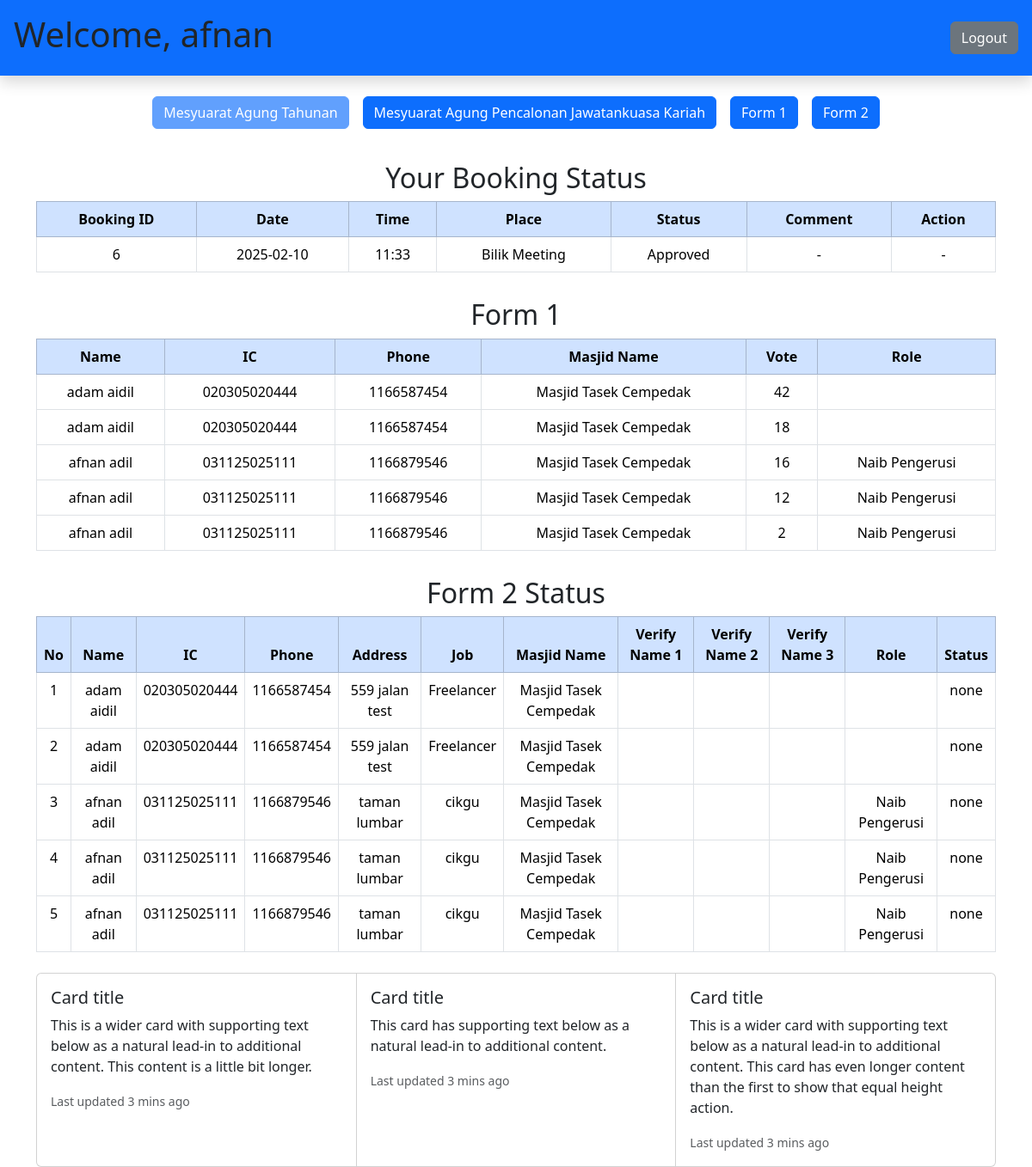
/backend/mainpage.php (signed in), run on an earlier commit of the app's database.
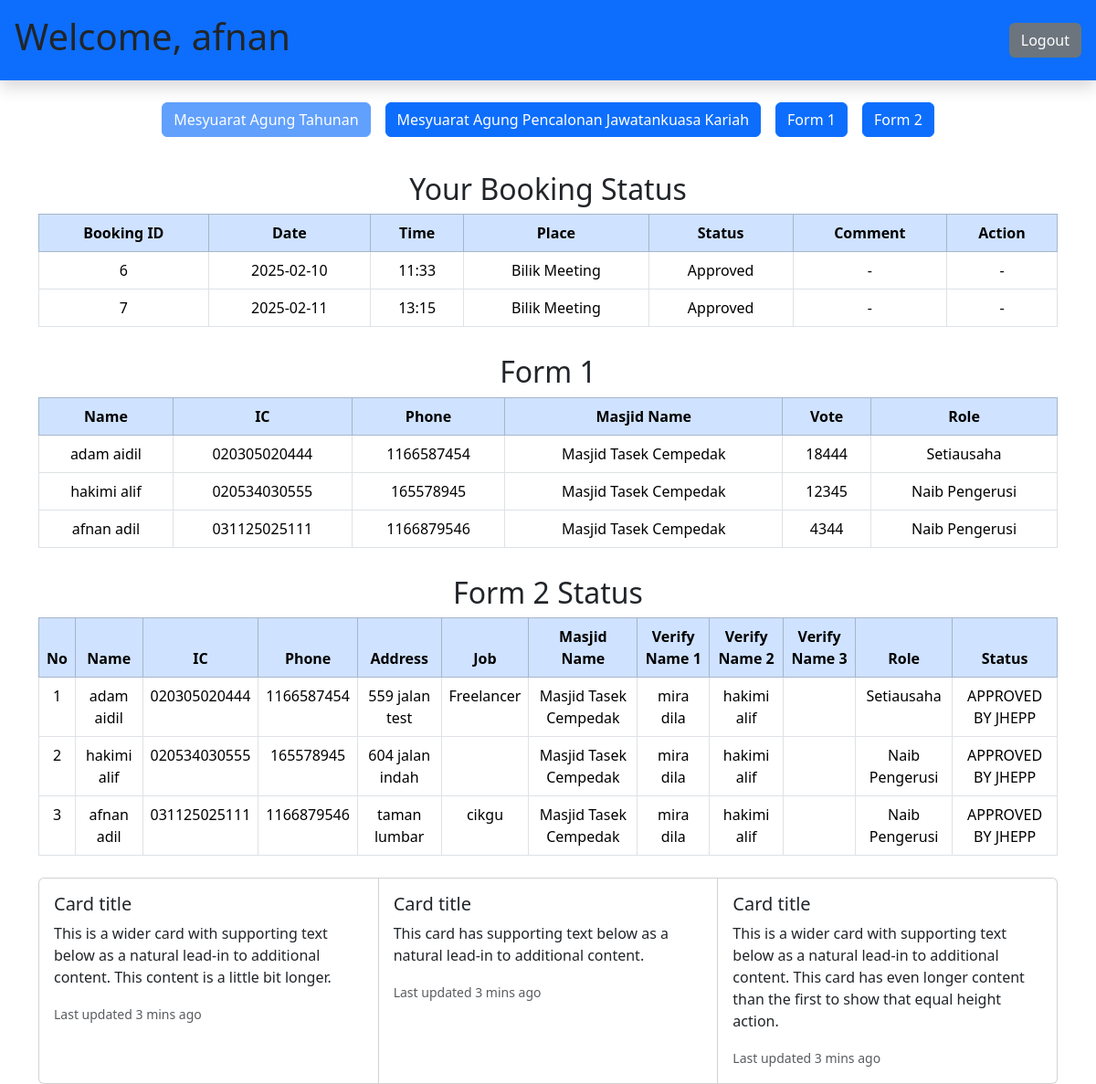
And on a later commit of the database.
### tables this page shows
CREATE TABLE `booking` (
  `booking_id` int(8) NOT NULL,
  `user_id` int(8) NOT NULL,
  `date` date NOT NULL,
  `time` time(6) NOT NULL,
  `place` varchar(50) NOT NULL,
  `status_code` int(1) NOT NULL,
  `comment` varchar(100) NOT NULL,
  `reg_date` datetime(6) NOT NULL DEFAULT current_timestamp(6),
  `edit_date` timestamp(6) NOT NULL DEFAULT current_timestamp(6) ON UPDATE current_timestamp(6)
);

CREATE TABLE `form` (
  `form_id` int(8) NOT NULL,
  `date` date NOT NULL,
  `name` varchar(50) NOT NULL,
  `ic` varchar(12) NOT NULL,
  `phone_num` int(11) NOT NULL,
  `address` varchar(50) NOT NULL,
  `job` varchar(30) NOT NULL,
  `total_vote` int(4) NOT NULL,
  `role` varchar(50) DEFAULT NULL,
  `status_code` int(1) DEFAULT NULL,
  `reg_date` datetime(6) NOT NULL DEFAULT current_timestamp(6),
  `edit_date` timestamp(6) NOT NULL DEFAULT current_timestamp(6) ON UPDATE current_timestamp(6),
  `verify_id_1` int(8) DEFAULT NULL,
  `verify_id_2` int(8) DEFAULT NULL,
  `verify_id_3` int(8) DEFAULT NULL
);

CREATE TABLE `user` (
  `user_id` int(8) NOT NULL,
  `username` varchar(20) NOT NULL,
  `pswd` varchar(20) NOT NULL,
  `name` varchar(60) NOT NULL,
  `masjid_id` varchar(20) NOT NULL,
  `ic` varchar(30) NOT NULL,
  `phone` int(11) NOT NULL,
  `address` varchar(50) NOT NULL,
  `job` varchar(30) DEFAULT NULL,
  `level_id` int(1) NOT NULL,
  `reg_date` datetime(6) NOT NULL DEFAULT current_timestamp(6),
  `edit_date` timestamp(6) NULL DEFAULT current_timestamp(6) ON UPDATE current_timestamp(6)
);

CREATE TABLE `masjid` (
  `masjid_id` int(20) NOT NULL,
  `masjid_name` varchar(30) NOT NULL,
  `daerah_id` varchar(20) NOT NULL
);

### backend/mainpage.php (the view, shortened to what the changed rows need)
<?php
$firstDay = date('Y-m-01');
$lastDay = date('Y-m-t');
$masjid_id = $_SESSION['masjid_id'];
require '../backend/connection.php';
try {
    $stmt = $conn->prepare("SELECT * FROM booking WHERE user_id = :user_id");
    $stmt->bindParam(':user_id', $_SESSION['user_id']);
    $stmt->execute();
    $bookings = $stmt->fetchAll(PDO::FETCH_ASSOC);
} catch (PDOException $e) {
    die("Error: " . $e->getMessage());
}
try {
    $sql = "
    SELECT f.*,
           u.name AS user_name,
           u.ic AS user_ic,
           u.phone AS user_phone,
           u.address AS user_address,
           u.job AS user_job,
           u.masjid_id,
           m.masjid_name,
           v1.name AS verify_name_1,
           v2.name AS verify_name_2,
           v3.name AS verify_name_3
    FROM form f
    JOIN user u ON f.ic = u.ic
    JOIN masjid m ON u.masjid_id = m.masjid_id
    LEFT JOIN user v1 ON f.verify_id_1 = v1.user_id
    LEFT JOIN user v2 ON f.verify_id_2 = v2.user_id
    LEFT JOIN user v3 ON f.verify_id_3 = v3.user_id
    WHERE DATE(f.reg_date) BETWEEN :firstdate AND :lastdate
    AND m.masjid_id = :masjid_id
    ORDER BY f.total_vote DESC
";
    $stmt = $conn->prepare($sql);
    $stmt->execute([
        'firstdate' => $firstDay,
        'lastdate' => $lastDay,
        'masjid_id' => $masjid_id
    ]);
    $forms = $stmt->fetchAll(PDO::FETCH_ASSOC);
} catch (PDOException $e) {
    die("Error: " . $e->getMessage());
}
?>
<!DOCTYPE html>
<html lang="en">
<head>
</head>
<body>
<?php require '../include/header.php'; ?>
    <h2 style="text-align: center; margin-top: 30px;">Your Booking Status</h2>
    <div class="table-responsive">
        <table class="table table-bordered text-center">
            <thead class="table-primary text-white">
        <tr>
            <th>Booking ID</th>
            <th>Date</th>
            <th>Time</th>
            <th>Place</th>
            <th>Status</th>
            <th>Comment</th>
            <th>Action</th>
    </thead>
        <?php if (empty($bookings)): ?>
            <tr><td colspan="7">No bookings found.</td></tr>
        <?php else: ?>
            <?php foreach ($bookings as $booking): ?>
                <tr>
                    <td><?php echo htmlspecialchars($booking['booking_id']); ?></td>
                    <td><?php echo htmlspecialchars($booking['date']); ?></td>
                    <td><?php echo date('H:i', strtotime($booking['time'])); ?></td>
                    <td><?php echo htmlspecialchars($booking['place']); ?></td>
                    <td>
                        <?php
                        if ($booking['status_code'] == 0) {
                            echo "Pending";
                        } elseif ($booking['status_code'] == 1) {
                            echo "Approved";
                        } elseif ($booking['status_code'] == 2) {
                            echo "Rejected";
                        } else {
                            echo "Adjusted";
                        }
                        ?>
                    </td>
                    <td><?php echo !empty($booking['comment']) ? htmlspecialchars($booking['comment']) : '-'; ?></td>
                    <td>
                        <?php if ($booking['status_code'] == 0): ?>
                            <form action="../backend/cancel_booking.php" method="POST">
                                <input type="hidden" name="booking_id" value="<?php echo $booking['booking_id']; ?>">
                                <button type="submit" class="btn btn-danger px-4 py-2 fw-bold rounded">Cancel</button>
                            </form>
                        <?php else: ?>
                            -
                        <?php endif; ?>
                    </td>
                </tr>
            <?php endforeach; ?>
        <?php endif; ?>
    </table>
    <h2 style="text-align: center; margin-top: 30px;">Form 1</h2>
    <?php if (!empty($forms)): ?>
    <div class="table-responsive">
        <table class="table table-bordered text-center">
            <thead class="table-primary text-white">
                <tr>
                    <th>Name</th>
                    <th>IC</th>
                    <th>Phone</th>
                    <th>Masjid Name</th>
                    <th>Vote</th>
                    <th>Role</th>
                    </thead>
                    <tbody>
                <?php foreach ($forms as $form): ?>
                    <tr>
                        <td><?php echo htmlspecialchars($form['user_name']); ?></td>
                        <td><?php echo htmlspecialchars($form['user_ic']); ?></td>
                        <td><?php echo htmlspecialchars($form['user_phone']); ?></td>
                        <td><?php echo htmlspecialchars($form['masjid_name']); ?></td>
                        <td><?php echo htmlspecialchars($form['total_vote']); ?></td>
                        <td><?php echo htmlspecialchars($form['role']); ?></td>
                    </tr>
                <?php endforeach; ?>
            </tbody>
        </table>
    <?php else: ?>
        <p style="text-align: center;">No Form 1 records found.</p>
    <?php endif; ?>
    <h2 style="text-align: center; margin-top: 30px;">Form 2 Status</h2>
    <?php if (!empty($forms)): ?>
        <table class="table table-bordered text-center">
        <thead class="table-primary text-white">
                <tr>
                <th>No</th>
                <th>Name</th>
                <th>IC</th>
                <th>Phone</th>
                <th>Address</th>
                <th>Job</th>
                <th>Masjid Name</th>
                <th>Verify Name 1</th>
                <th>Verify Name 2</th>
                <th>Verify Name 3</th>
                <th>Role</th>
                <th>Status</th>
                </tr>
            </thead>
            <tbody>
                <?php
                $counter = 1;
                foreach ($forms as $form):
                    $statusText = 'none';
                    if ($form['status_code'] == 2) {
                        $statusText = 'APPROVED BY PTA';
                    } elseif ($form['status_code'] == 3) {
                        $statusText = 'APPROVED BY JHEPP';
                    }
                ?>
                    <tr>
                    <td><?php echo $counter++; ?></td>
                    <td><?php echo htmlspecialchars($form['name']); ?></td>
                    <td><?php echo htmlspecialchars($form['ic']); ?></td>
                    <td><?php echo htmlspecialchars($form['phone_num']); ?></td>
                    <td><?php echo htmlspecialchars($form['address']); ?></td>
                    <td><?php echo htmlspecialchars($form['job']); ?></td>
                    <td><?php echo htmlspecialchars($form['masjid_name']); ?></td>
                    <td><?php echo htmlspecialchars($form['verify_name_1']); ?></td>
                    <td><?php echo htmlspecialchars($form['verify_name_2']); ?></td>
                    <td><?php echo htmlspecialchars($form['verify_name_3']); ?></td>
                    <td><?php echo htmlspecialchars($form['role']); ?></td>
                    <td><?php echo $statusText; ?></td>
                    </tr>
                <?php endforeach; ?>
            </tbody>
        </table>
    <?php else: ?>
        <p style="text-align: center; margin-top: 30px;">No results found for the selected date range.</p>
    <?php endif; ?>
    <?php require '../include/footer.php'; ?>
</body>
</html>

What changed in the data, as far as the page shows it:
removed form: user.name "adam aidil", user.ic "020305020444", user.phone "1166587454", masjid.masjid_name "Masjid Tasek Cempedak", total_vote "42", name "adam aidil", ic "020305020444", phone_num "1166587454", address "559 jalan test", job "Freelancer", statusText "none"
removed form: user.name "adam aidil", user.ic "020305020444", user.phone "1166587454", masjid.masjid_name "Masjid Tasek Cempedak", total_vote "18", name "adam aidil", ic "020305020444", phone_num "1166587454", address "559 jalan test", job "Freelancer", statusText "none"
removed form: user.name "afnan adil", user.ic "031125025111", user.phone "1166879546", masjid.masjid_name "Masjid Tasek Cempedak", total_vote "16", role "Naib Pengerusi", name "afnan adil", ic "031125025111", phone_num "1166879546", address "taman lumbar", job "cikgu", statusText "none"
removed form: user.name "afnan adil", user.ic "031125025111", user.phone "1166879546", masjid.masjid_name "Masjid Tasek Cempedak", total_vote "12", role "Naib Pengerusi", name "afnan adil", ic "031125025111", phone_num "1166879546", address "taman lumbar", job "cikgu", statusText "none"
removed form: user.name "afnan adil", user.ic "031125025111", user.phone "1166879546", masjid.masjid_name "Masjid Tasek Cempedak", total_vote "2", role "Naib Pengerusi", name "afnan adil", ic "031125025111", phone_num "1166879546", address "taman lumbar", job "cikgu", statusText "none"
added booking: booking_id "7", date "2025-02-11", time "13:15", place "Bilik Meeting", status_code "Approved"
added form: user.name "adam aidil", user.ic "020305020444", user.phone "1166587454", masjid.masjid_name "Masjid Tasek Cempedak", total_vote "18444", role "Setiausaha", name "adam aidil", ic "020305020444", phone_num "1166587454", address "559 jalan test", job "Freelancer", user.name "mira dila", user.name "hakimi alif", status_code "APPROVED BY JHEPP"
added form: user.name "hakimi alif", user.ic "020534030555", user.phone "165578945", masjid.masjid_name "Masjid Tasek Cempedak", total_vote "12345", role "Naib Pengerusi", name "hakimi alif", ic "020534030555", phone_num "165578945", address "604 jalan indah", user.name "mira dila", status_code "APPROVED BY JHEPP"
added form: user.name "afnan adil", user.ic "031125025111", user.phone "1166879546", masjid.masjid_name "Masjid Tasek Cempedak", total_vote "4344", role "Naib Pengerusi", name "afnan adil", ic "031125025111", phone_num "1166879546", address "taman lumbar", job "cikgu", user.name "mira dila", user.name "hakimi alif", status_code "APPROVED BY JHEPP"
